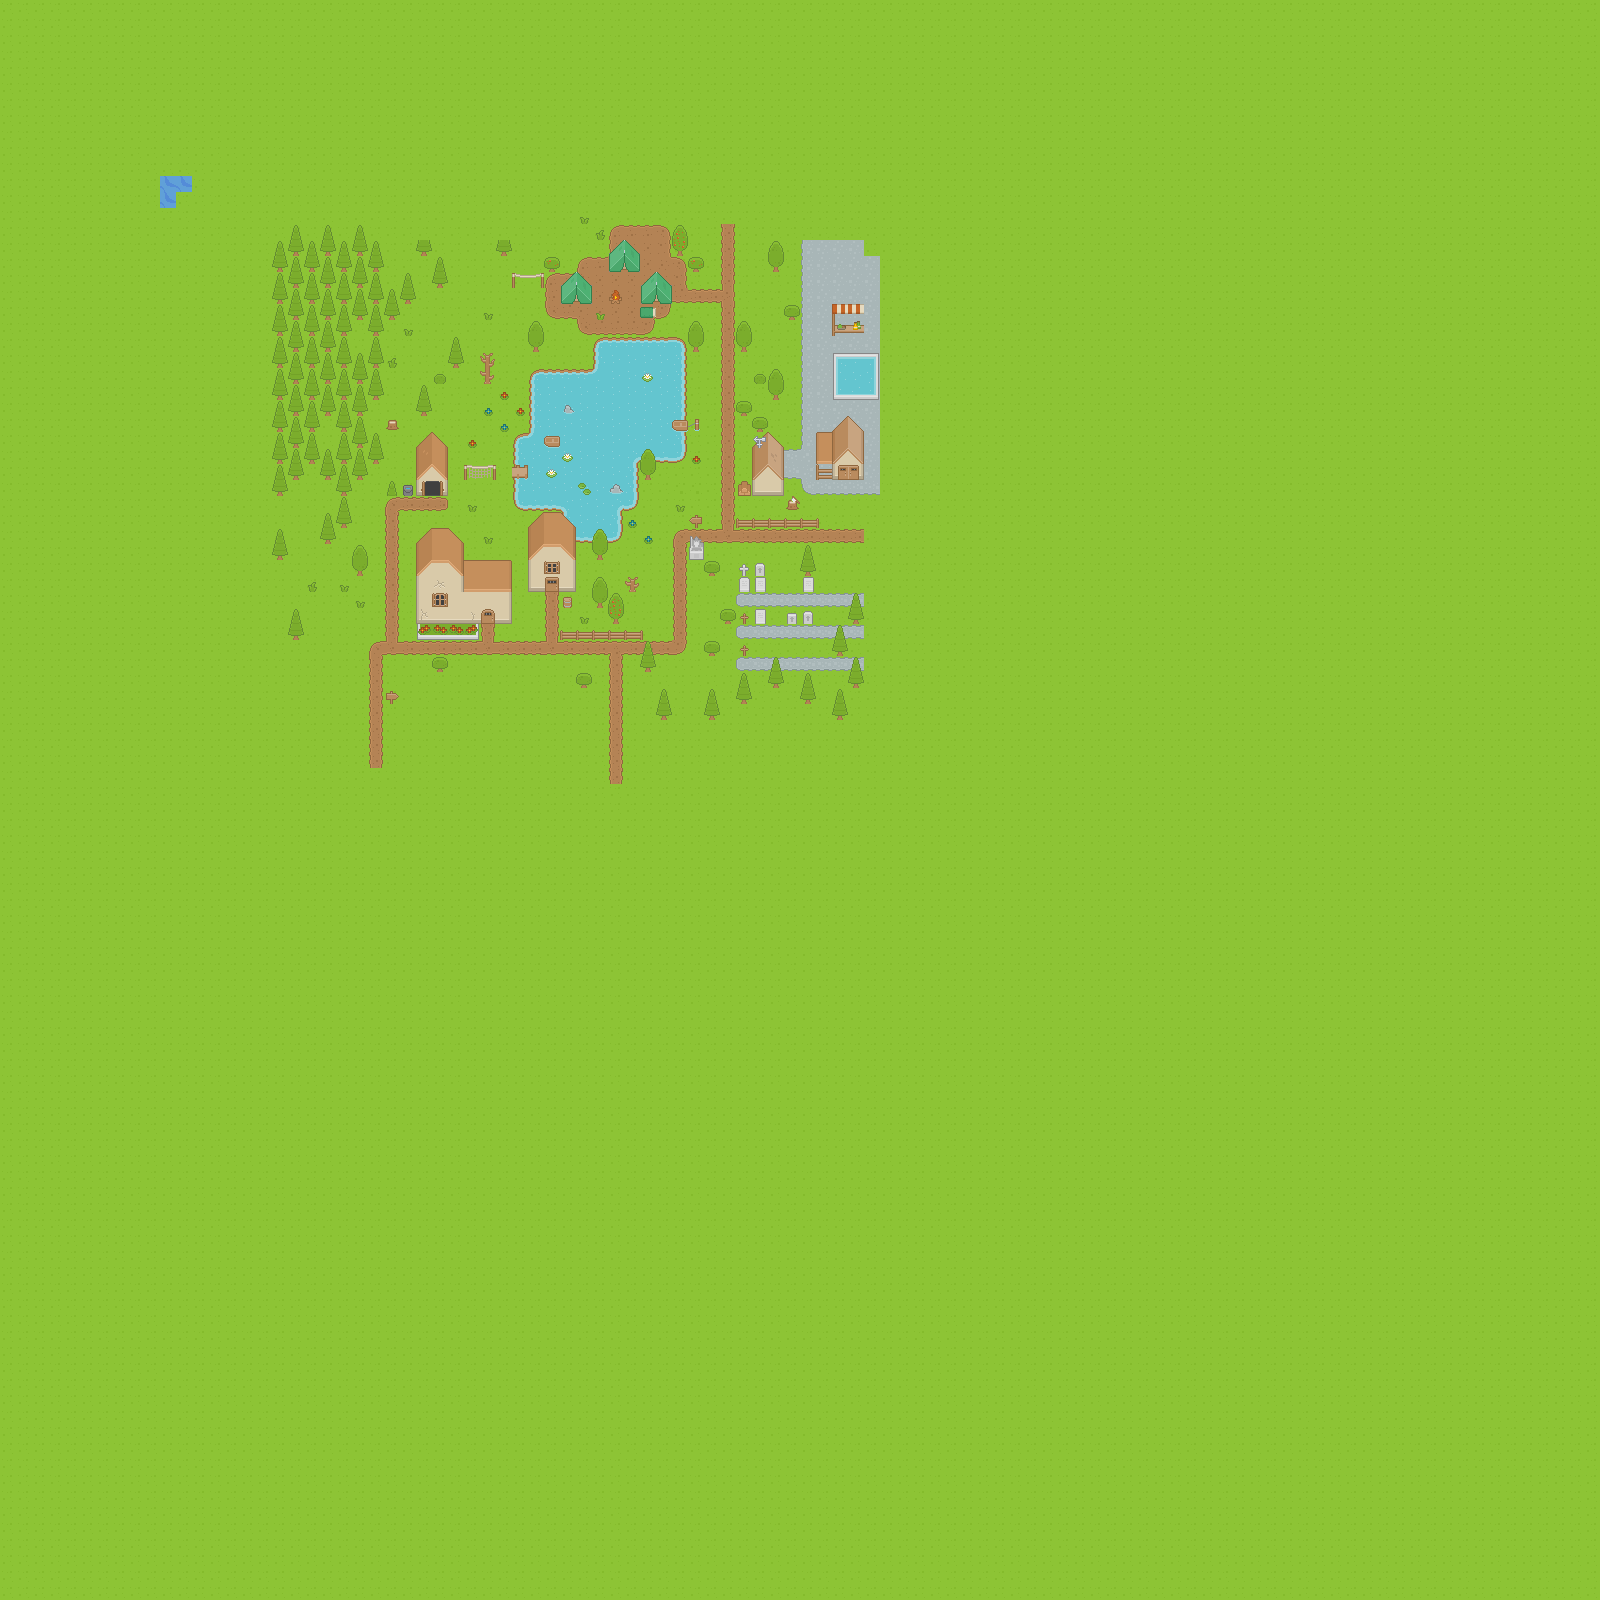

A level layout from a 2D game, rendered from its tile map. Below: a short description, then the map file with tile-grid data replaced by summaries:
An orthogonal 100x100 tile map with 16x16 px tiles, 5 tile layers (Ground/terrain, Ground overlay, Objects, Doors/windows/roof, ...), 2 tilesets and 5 objects.

<map version="1.0" orientation="orthogonal" renderorder="right-down" width="100" height="100" tilewidth="16" tileheight="16" nextobjectid="1">
 <tileset firstgid="1" name="Roguelike" tilewidth="16" tileheight="16" spacing="1" tilecount="1767" columns="57">
  <image source="../Spritesheet/roguelikeSheet_transparent.png" width="968" height="526" />
 </tileset>
 <tileset firstgid="1768" name="water_tileset" tilewidth="32" tileheight="32" tilecount="5" columns="3">
  <image source="../../Documents/Aitor UF/2017 Spring/Senior Design/water tile.png" width="96" height="96" />
  <tile id="1">
   <objectgroup draworder="index">
    <object id="1" x="0" y="1" width="32" height="30" />
   </objectgroup>
  </tile>
  <tile id="3">
   <objectgroup draworder="index">
    <object id="1" x="0" y="-1" width="32" height="33" />
   </objectgroup>
  </tile>
  <tile id="4">
   <objectgroup draworder="index">
    <object id="1" x="1" y="0" width="29" height="32" />
   </objectgroup>
  </tile>
  <tile id="5">
   <properties>
    <property name="unity:layer" value="Ground" />
    <property name="unity:scale" value="0.03125" />
    <property name="unity:tag" value="Ground" />
   </properties>
   <objectgroup draworder="index">
    <object id="1" x="0" y="1" width="31" height="30" />
   </objectgroup>
  </tile>
  <tile id="7">
   <objectgroup draworder="index">
    <object id="2" x="1" y="1" width="29" height="30" />
   </objectgroup>
  </tile>
 </tileset>
 <layer name="Ground/terrain" width="100" height="100">
  <data>[10000 cells, 10000 non-empty, 15 distinct tile ids]</data>
 </layer>
 <layer name="Ground overlay" width="100" height="100">
  <data>[10000 cells, 126 non-empty, 20 distinct tile ids]</data>
 </layer>
 <layer name="Objects" width="100" height="100">
  <data>[10000 cells, 414 non-empty, 75 distinct tile ids]</data>
 </layer>
 <layer name="Doors/windows/roof" width="100" height="100">
  <data>[10000 cells, 77 non-empty, 47 distinct tile ids]</data>
 </layer>
 <layer name="Roof object" width="100" height="100">
  <data>[10000 cells, 1 non-empty, 1 distinct tile ids]</data>
 </layer>
</map>
